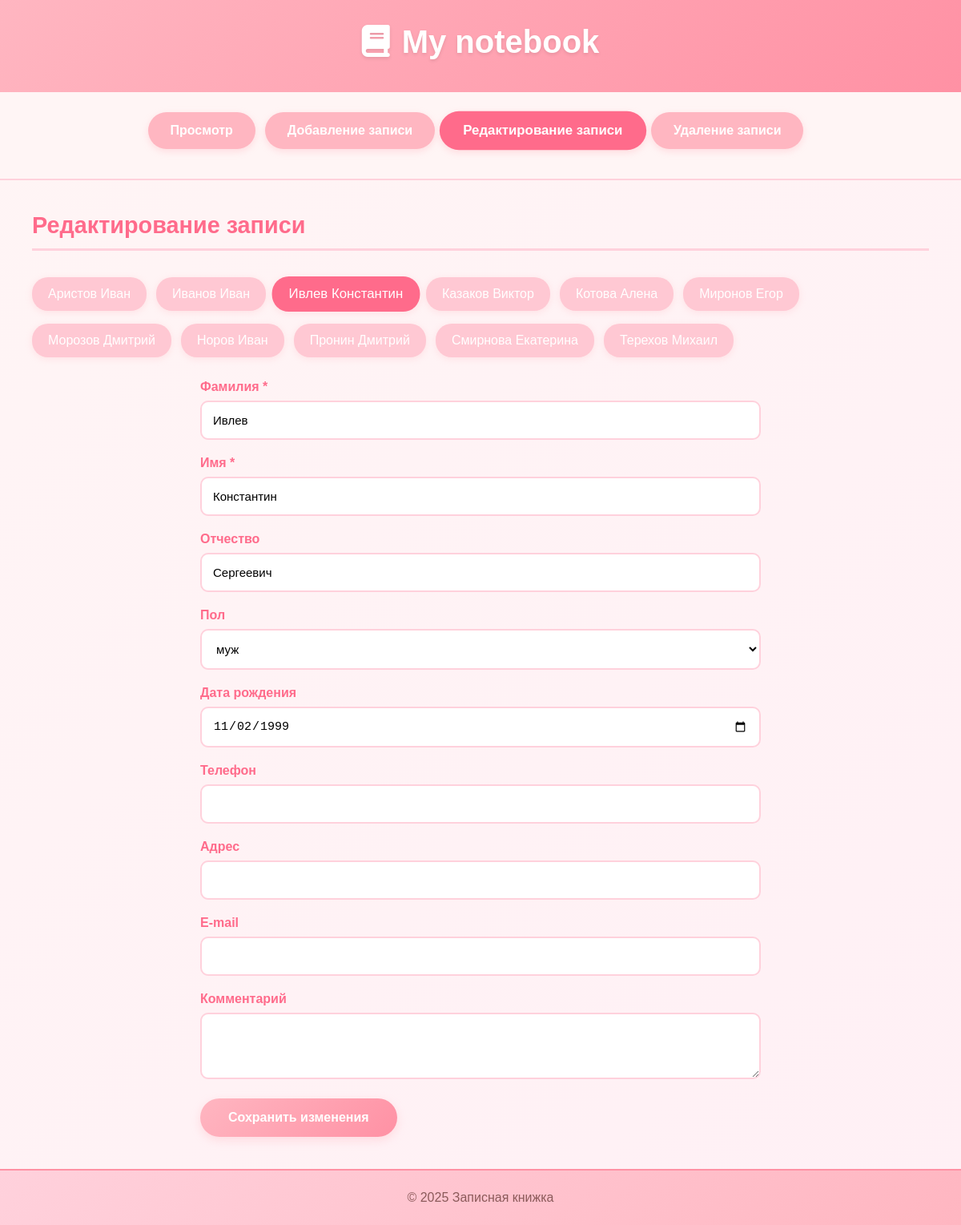
Screenshot of /?action=edit&edit_id=31 with the database file from the repository.
### tables this page shows
CREATE TABLE contacts (
            id INTEGER PRIMARY KEY AUTOINCREMENT,
            lastname TEXT NOT NULL,
            firstname TEXT NOT NULL,
            patronymic TEXT,
            gender TEXT,
            dob TEXT,
            phone TEXT,
            address TEXT,
            email TEXT,
            comment TEXT,
            created_at TEXT DEFAULT (datetime('now'))
        );

### edit.php (the view, shortened to what this page needs)
<?php
function render_edit(PDO $db): string
{
    $all = $db->query("SELECT id, lastname, firstname FROM contacts ORDER BY lastname ASC, firstname ASC")->fetchAll(PDO::FETCH_ASSOC);
    $currentId = isset($_GET['edit_id']) ? intval($_GET['edit_id']) : $all[0]['id'];
    $msg = '';
    $stmt = $db->prepare("SELECT * FROM contacts WHERE id = ?");
    $stmt->execute([$currentId]);
    $row = $stmt->fetch(PDO::FETCH_ASSOC);
    $html = '<h2>Редактирование записи</h2>';
    $html .= '<div style="margin-bottom: 20px;">';
    foreach ($all as $a) {
        $activeClass = ($a['id'] == $currentId) ? ' active' : '';
        $html .= '<a class="record-link' . $activeClass . '" href="?action=edit&edit_id=' . $a['id'] . '">' .
                 htmlspecialchars($a['lastname'] . ' ' . $a['firstname']) . '</a>';
    }
    $html .= '</div>';
    $html .= $msg;
    $dobValue = '';
    if (!empty($row['dob'])) {
        $dobValue = htmlspecialchars($row['dob']);
    }
    $html .= '<form method="post">';
    $html .= '<input type="hidden" name="id" value="' . $currentId . '">';
    $html .= '<div class="form-row"><label>Фамилия *</label><input type="text" name="lastname" value="' . htmlspecialchars($row['lastname']) . '" required></div>';
    $html .= '<div class="form-row"><label>Имя *</label><input type="text" name="firstname" value="' . htmlspecialchars($row['firstname']) . '" required></div>';
    $html .= '<div class="form-row"><label>Отчество</label><input type="text" name="patronymic" value="' . htmlspecialchars($row['patronymic']) . '"></div>';
    $selM = $row['gender'] === 'муж' ? 'selected' : '';
    $selF = $row['gender'] === 'жен' ? 'selected' : '';
    $html .= '<div class="form-row"><label>Пол</label>
              <select name="gender">
                <option value="">-- Выберите --</option>
                <option value="муж" ' . $selM . '>муж</option>
                <option value="жен" ' . $selF . '>жен</option>
              </select></div>';
    $html .= '<div class="form-row"><label>Дата рождения</label><input type="date" name="dob" value="' . $dobValue . '"></div>';
    $html .= '<div class="form-row"><label>Телефон</label><input type="tel" name="phone" value="' . htmlspecialchars($row['phone']) . '"></div>';
    $html .= '<div class="form-row"><label>Адрес</label><input type="text" name="address" value="' . htmlspecialchars($row['address']) . '"></div>';
    $html .= '<div class="form-row"><label>E-mail</label><input type="email" name="email" value="' . htmlspecialchars($row['email']) . '"></div>';
    $html .= '<div class="form-row"><label>Комментарий</label><textarea name="comment" rows="3">' . htmlspecialchars($row['comment']) . '</textarea></div>';
    $html .= '<button type="submit">Сохранить изменения</button>';
    $html .= '</form>';
    return $html;
}

### index.php (style rules this page uses)
* { margin: 0; padding: 0; box-sizing: border-box; }
body { font-family: 'Arial', sans-serif; background: linear-gradient(135deg, #fff5f5, #fff0f5); min-height: 100vh; display: flex; flex-direction: column; }
form { max-width: 700px; margin: 0 auto; }
.form-row { margin-bottom: 20px; }
.form-row label { display: block; margin-bottom: 8px; font-weight: bold; color: #ff6b8b; }
input, select, textarea { width: 100%; padding: 14px; border: 2px solid #ffd1dc; border-radius: 10px; font-size: 15px; background: #fff; transition: all 0.3s ease; }
button { background: linear-gradient(135deg, #ffb6c1, #ff91a4); color: white; padding: 15px 35px; border: none; border-radius: 25px; font-size: 16px; font-weight: bold; cursor: pointer; transition: all 0.3s ease; box-shadow: 0 4px 12px rgba(255, 182, 193, 0.4); }
.record-link { display: inline-block; padding: 12px 20px; margin: 8px 12px 8px 0; background: #ffc8d3; color: white; text-decoration: none; border-radius: 20px; font-weight: 500; transition: all 0.3s ease; box-shadow: 0 2px 8px rgba(255, 182, 193, 0.3); }
.record-link.active { background: #ff6b8b; transform: scale(1.05); }
h2 { color: #ff6b8b; margin-bottom: 25px; border-bottom: 3px solid #ffd1dc; padding-bottom: 12px; font-size: 1.8em; }

### rows the page displays
contacts: lastname+firstname "Аристов Иван"
contacts: lastname+firstname "Иванов Иван"
contacts: lastname+firstname "Ивлев Константин", lastname "Ивлев", firstname "Константин", patronymic "Сергеевич", dob "11/02/1999"
contacts: lastname+firstname "Казаков Виктор"
contacts: lastname+firstname "Котова Алена"
contacts: lastname+firstname "Миронов Егор"
contacts: lastname+firstname "Морозов Дмитрий"
contacts: lastname+firstname "Норов Иван"
contacts: lastname+firstname "Пронин Дмитрий"
contacts: lastname+firstname "Смирнова Екатерина"
contacts: lastname+firstname "Терехов Михаил"

### other values shown
$label "Просмотр"
$label "Добавление записи"
$label "Редактирование записи"
$label "Удаление записи"
